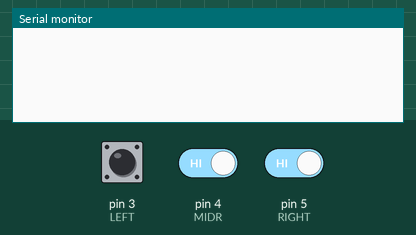
A sketch run on a simulated Arduino Uno, built with avr-gcc and run on an emulated ATmega328P. Shown: the last lines printed to the serial monitor. The test bench sets the inputs (shaded band); at power-on: pin 3 (LEFT) HIGH, pin 4 (MIDR) HIGH, pin 5 (RIGHT) HIGH.

Above: at 1.2 s.
1.3 s: pin 3 (LEFT) driven LOW and pin 4 (MIDR) driven LOW and pin 5 (RIGHT) driven LOW
At 2.2 s:
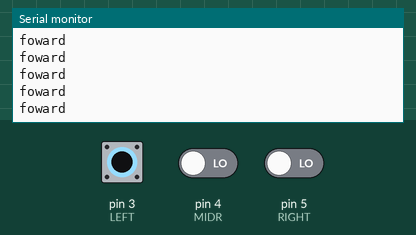
2.9 s: pin 3 (LEFT) pulsed HIGH 2 times (0.12 s each, 0.3 s apart)
At 3.5 s:
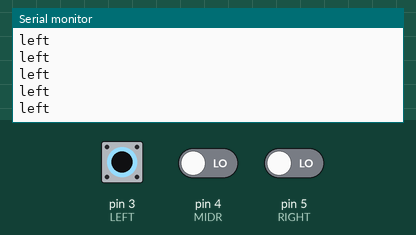
5.0 s: pin 3 (LEFT) driven HIGH
8.0 s: pin 3 (LEFT) driven LOW
At 9.0 s:
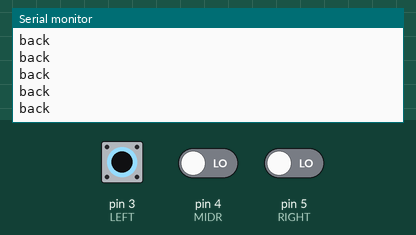
10.0 s: pin 4 (MIDR) driven HIGH
13.0 s: pin 4 (MIDR) driven LOW
At 13.5 s:
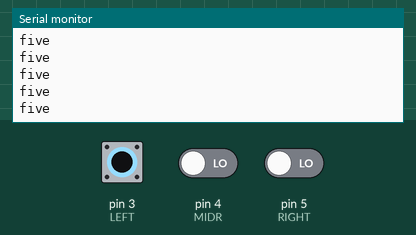
Timing chart, 0 to 16.0 s (numbered marks = the images above; inputs shaded):
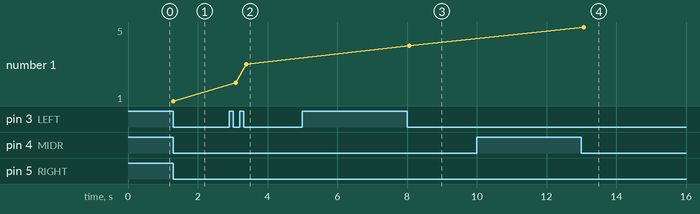

Measured:
- after the input at 1.3 s, the serial monitor: prints a new line at once (image 1)
- after the input at 2.9 s, the serial monitor: prints a new line after 0.19 s (image 2)
- after the input at 8.0 s, the serial monitor: prints a new line after 0.07 s (image 3)
- after the input at 13.0 s, the serial monitor: prints a new line after 0.07 s (image 4)
- plotted number 1: 1 → 3 after the input at 2.9 s, 3 → 4 after the input at 8.0 s, 4 → 5 after the input at 13.0 s

The sketch:

counter.ino
```cpp
const int LEFT=3;
const int MIDR=4;
const int RIGHT=5 ;


int val1=0,val2=0,val3=0;
int count=0;
int currentcount=0;
int previouscount=0;
void setup() {
  // put your setup code here, to run once:
Serial.begin(9600);
pinMode(LEFT,INPUT);

pinMode(MIDR,INPUT);


pinMode(RIGHT,INPUT);

}

void loop() {
val1=digitalRead(LEFT);

val2=digitalRead(MIDR);

val3=digitalRead(RIGHT);

  if ((val1==LOW)&&(val2==LOW)&&( val3==LOW))
{
currentcount=1;
}

else {
  currentcount=0;
  }

if (currentcount != previouscount)
{

  if (currentcount == 1)
  {
    count=count+1;
    Serial.println(count);
  }

previouscount=currentcount;
delay(100);
}


 if (count==1)
 {   Serial.println("foward");
  }
 if (count==2)
 {  //turnright();
   Serial.println("right");
 }
  if (count==3)
 {
 //turnright();
   Serial.println("left");
 }
 if (count==4)
 {
//turnright();
   Serial.println("back");
 }
 if (count==5)
 {

  //turnright();
   Serial.println("five");
 }
}


  // put your main code here, to run repeatedly:
```
